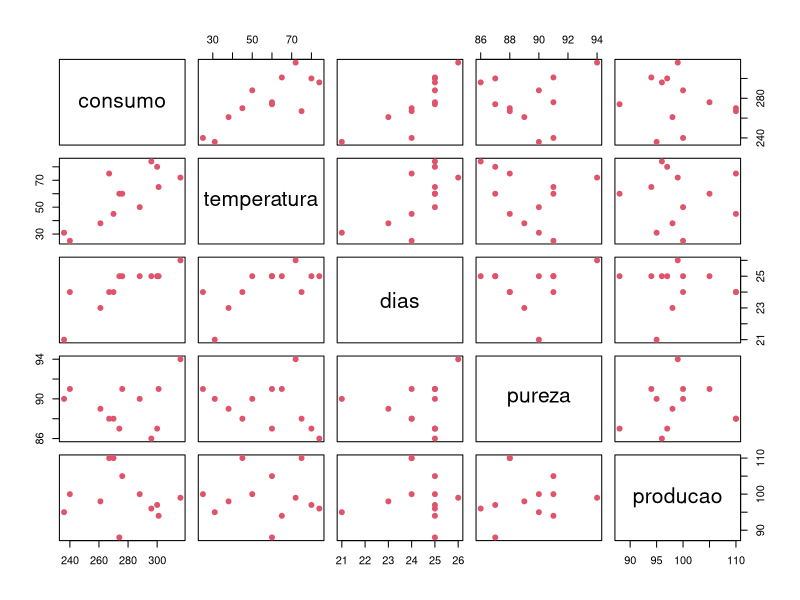

This figure's R source:
## ---- chunk 1
# Base de dados para exemplo

dados1 <- read.table("dados_exemplo_regressao.txt", header = T)
dados1
summary(dados1)
## ---- chunk 2
# Gerando um correlograma entre os pares de variáveis. Grafico de dispersão.

pairs(dados1, col = 2, pch = 19)   # col = cor dos pontos / pch = caracter dos pontos

## ---- chunk 3
# Modelo de regressão linear multipla

mod_mult = lm(consumo ~ temperatura + dias + pureza + producao, data = dados1)
summary(mod_mult)
## ---- chunk 4
# Modelo de regressão linear simples - utilizando somente a variável 'temperatura'

mod_simples = lm(consumo ~ temperatura, data = dados1)
summary(mod_simples)

## ---- chunk 5
# Aplicando o modelo. Predizer o consumo medio para uma temperatura de 51

novo = data.frame(temperatura = 51)
predict(mod_simples, novo)
